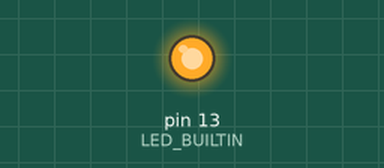
Simulated run of this sketch. Board: Arduino Uno, built with avr-gcc and run on an emulated ATmega328P. Parts: output pins drawn as LEDs (lit = HIGH).

Above: at 0.1 s.
At 38.1 s:
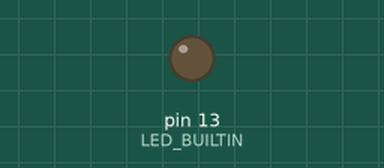
Timing chart, 0 to 39.6 s (numbered marks = the images above):
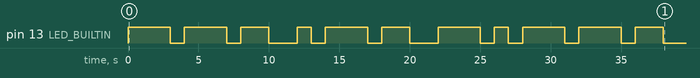

The sketch:

task_2.1.ino
```cpp
void setup() {
  // put your setup code here, to run once:
  pinMode(LED_BUILTIN, OUTPUT);
}

void dot()
{
  digitalWrite(LED_BUILTIN, HIGH);   // turn the LED on (HIGH is the voltage level)
  delay(1000);                       // wait for a second
  digitalWrite(LED_BUILTIN, LOW);    // turn the LED off by making the voltage LOW
  delay(1000);
}
void space()
{
  digitalWrite(LED_BUILTIN, HIGH);   // turn the LED on (HIGH is the voltage level)
  delay(2000);                       // wait for a second
  digitalWrite(LED_BUILTIN, LOW);    // turn the LED off by making the voltage LOW
  delay(2000);

}
void dash()
{
  digitalWrite(LED_BUILTIN, HIGH);   // turn the LED on (HIGH is the voltage level)
  delay(3000);                       // wait for a second
  digitalWrite(LED_BUILTIN, LOW);    // turn the LED off by making the voltage LOW
  delay(1000);
}

void loop() {
  // put your main code here, to run repeatedly:
  //M
  dash();
  dash();
  space();

  //A
  dot();
  dash();
  space();

  //Y
  dash();
  dot();
  dash();
  dash();
  space();


  //A
  dot();
  dash();
  space();

  //N
  dash();
  dot();
  space();

  //K
  dash();
  dot();
  dash();
  space();
}
```

Measured:
- by itself, pin 13 (LED_BUILTIN): LOW → HIGH at 0.00 s, → LOW 3.0 s later, → HIGH 1.0 s later, → LOW 3.0 s later, … (22 changes in this stretch)
